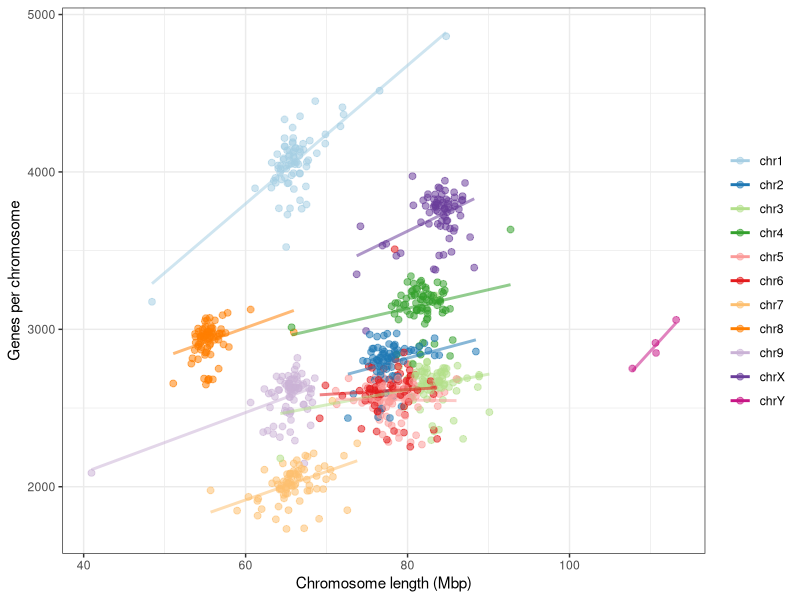

This figure's R source:
## ---- chunk 1
knitr::opts_chunk$set(echo = TRUE)
knitr::opts_chunk$set(fig.align = "center")
## ---- chunk 2
my_data <- readr::read_csv("gene_counts.csv", )
my_data

library(tidyr)
data_long <- my_data %>%
  pivot_longer( cols = !Sample, names_to = "Chrom", values_to = "Count")
#data_long$Length <- data_long$Length / 1e6
gcount <- data_long
sum(is.na(data_long$Count))
data_long <- data_long[!is.na(data_long$Count), ]
data_long

#my_data <- readr::read_csv("../Figure1b/chrom_lengths.csv")
my_data <- readr::read_csv("chrom_lengths.csv")
my_data$Sample <- as.factor( my_data$Sample )
my_data

library(tidyr)
data_long <- my_data %>%
  pivot_longer( cols = !Sample, names_to = "Chrom", values_to = "Length")
data_long$Length <- data_long$Length / 1e6
data_long
glength <- data_long

## ---- chunk 3
glength
gcount
data_long <- cbind(glength, gcount$Count)
names(data_long)[4] <- "Count"
data_long[1:3, ]

my_pal <- RColorBrewer::brewer.pal(n=12, name = "Paired")
#my_pal[11] <- "#B15928"
my_pal[11] <- "#C71585"
my_pal <- paste(my_pal, "88", sep = "")

library(ggplot2)
# Basic scatter plot
p <- ggplot(data_long, aes(x=Length, y=Count, color=Chrom)) 
p <- p + geom_point(size=2)
#p <- p + geom_smooth(method=lm)
p <- p + geom_smooth(method=lm, se=FALSE, linewidth = 1)

p <- p + theme_bw()
p <- p + theme(legend.title = element_blank()) 
#p <- p + theme(legend.position = "left")
p <- p + theme(legend.position = "right")
#p <- p + theme( legend.spacing.y = unit(1.0, 'mm') )
## important additional element
#p <- p + guides(fill = guide_legend(byrow = TRUE))
#p + theme(legend.spacing.y = unit(1.0, 'mm')) +
#  guides(fill = guide_legend(byrow = TRUE))
#p <- p + scale_color_brewer(palette="Dark2")
#p <- p + scale_color_brewer(palette="Paired")
p <- p + scale_color_manual(values=my_pal)
#p <- p + scale_color_brewer(palette="Set3")
p <- p + xlab("Chromosome length (Mbp)")
p <- p + ylab("Genes per chromosome")
gchrom <- p
## ---- chunk 4
gchrom
# ggsave(filename = "gene_by_chrom.tiff",
#        device = "tiff", 
#        #width = 3.25, height = 3.25, 
#        width = 6.5, height = 3.25, 
#        units = "in", dpi = 300, compression = "lzw")
